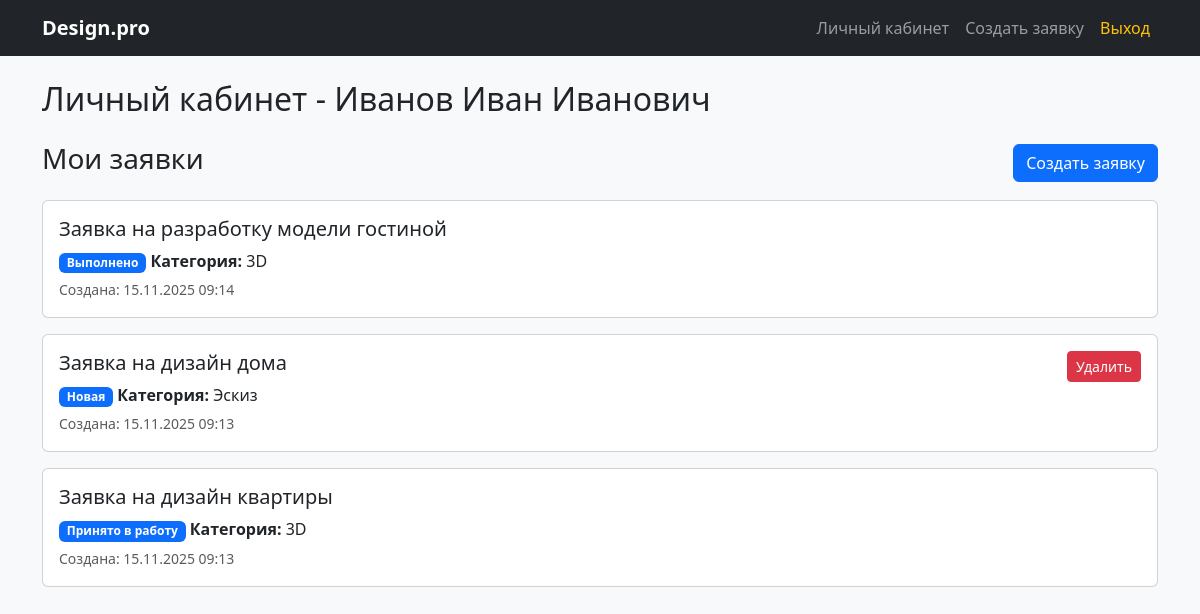
The page /profile/ (signed in) on the database as committed earlier.
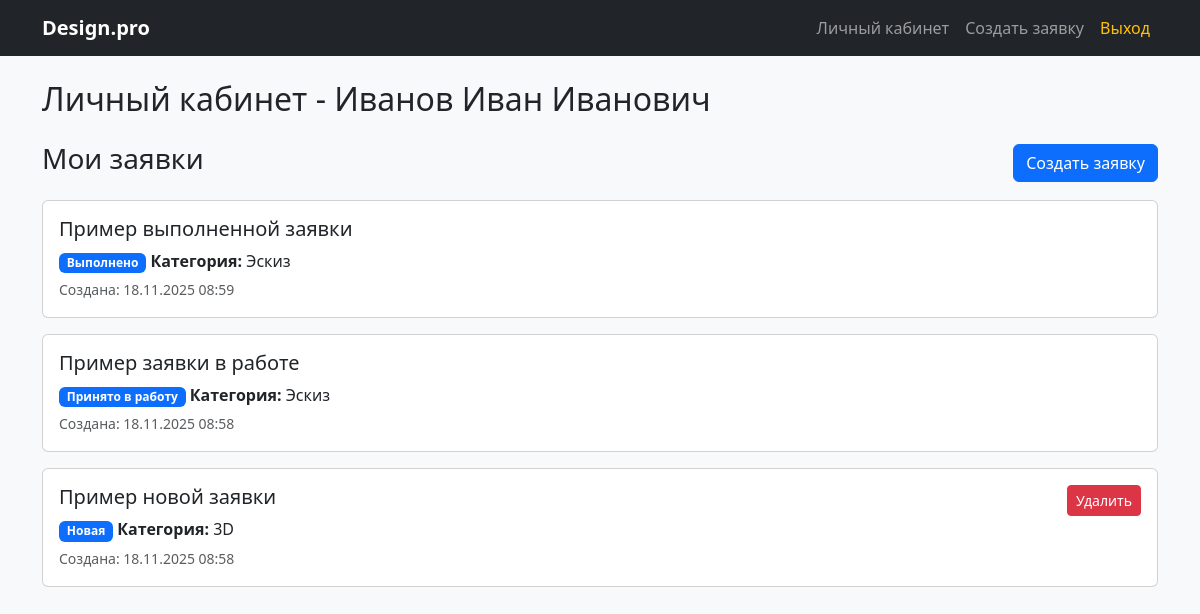
The same page on the database as committed later.
### design_app/models.py (models this page shows, shortened)
class DesignRequest(models.Model):
    STATUS_CHOICES = [
        ('new', 'Новая'),
        ('accepted', 'Принято в работу'),
        ('completed', 'Выполнено'),
    ]
    user = models.ForeignKey(
        CustomUser,
        on_delete=models.CASCADE,
        verbose_name='Пользователь',
        related_name='design_requests'
    )
    title = models.CharField(verbose_name='Название заявки')
    description = models.TextField(verbose_name='Описание заявки')
    category = models.ForeignKey(
        DesignCategory,
        on_delete=models.CASCADE,
        verbose_name='Категория'
    )
    image = models.ImageField(
        upload_to='request_images/',
        verbose_name='Изображение помещения'
    )
    status = models.CharField(
        max_length=20,
        choices=STATUS_CHOICES,
        default='new',
        verbose_name='Статус заявки'
    )
    created_at = models.DateTimeField(auto_now_add=True, verbose_name='Дата создания')
    admin_comment = models.TextField(
        blank=True,
        verbose_name='Комментарий администратора'
    )
    design_image = models.ImageField(
        upload_to='design_images/',
        blank=True,
        null=True,
        verbose_name='Изображение дизайна'
    )
    def can_be_deleted(self):
        return self.status == 'new'
    class Meta:
        verbose_name = 'Заявка на дизайн'
        verbose_name_plural = 'Заявки на дизайн'
        ordering = ['-created_at']

class DesignCategory(models.Model):
    name = models.CharField(verbose_name='Название категории')
    class Meta:
        verbose_name = 'Категория дизайна'
        verbose_name_plural = 'Категории дизайна'

### design_app/views.py (the view)
# urls.py: path('profile/', views.profile_view, name='profile'),
@login_required
def profile_view(request):
    if request.user.is_staff:
        return redirect('design_app:admin_dashboard')
    user_requests = DesignRequest.objects.filter(user=request.user)
    return render(request, 'design_app/profile.html', {'user_requests': user_requests})

### design_app/templates/design_app/profile.html (shortened to what this page needs)
{% extends 'base.html' %}
{% load django_bootstrap5 %}
{% block content %}
<section>
    <header class="mb-4">
        <h2>Личный кабинет - {{ user.fio }}</h2>
    </header>
    <section>
        <header class="d-flex justify-content-between align-items-center mb-3">
            <h3>Мои заявки</h3>
            <a href="{% url 'design_app:create_request' %}" class="btn btn-primary">Создать заявку</a>
        </header>
        {% if user_requests %}
            {% for request in user_requests %}
            <article class="card mb-3">
                <div class="card-body">
                    <div class="d-flex justify-content-between align-items-start">
                        <div>
                            <h4 class="card-title h5">{{ request.title }}</h4>
                            <p class="card-text mb-1">
                                <span class="badge bg-primary">{{ request.get_status_display }}</span>
                                <strong>Категория:</strong> {{ request.category.name }}
                            </p>
                            <p class="card-text mb-0">
                                <small class="text-muted">Создана: {{ request.created_at|date:"d.m.Y H:i" }}</small>
                            </p>
                        </div>
                        {% if request.can_be_deleted %}
                        <form method="post" action="{% url 'design_app:delete_request' request.id %}">
                            <button type="submit" class="btn btn-danger btn-sm"
                                    onclick="return confirm('Удалить заявку?')">Удалить</button>
                        </form>
                        {% endif %}
                    </div>
                </div>
            </article>
            {% endfor %}
        {% else %}
            <div class="alert alert-info">
                <p>У вас пока нет заявок</p>
            </div>
        {% endif %}
    </section>
</section>
{% endblock %}

Rows that differ between the two databases and show on the page:
removed DesignRequest: title "Заявка на разработку модели гостиной", status "Выполнено", category.name "3D", created_at "15.11.2025 09:14"
removed DesignRequest: title "Заявка на дизайн дома", status "Новая", category.name "Эскиз", created_at "15.11.2025 09:13", shows "Удалить"
removed DesignRequest: title "Заявка на дизайн квартиры", status "Принято в работу", category.name "3D", created_at "15.11.2025 09:13"
added DesignRequest: title "Пример выполненной заявки", status "Выполнено", category.name "Эскиз", created_at "18.11.2025 08:59"
added DesignRequest: title "Пример заявки в работе", status "Принято в работу", category.name "Эскиз", created_at "18.11.2025 08:58"
added DesignRequest: title "Пример новой заявки", status "Новая", category.name "3D", created_at "18.11.2025 08:58", shows "Удалить"
